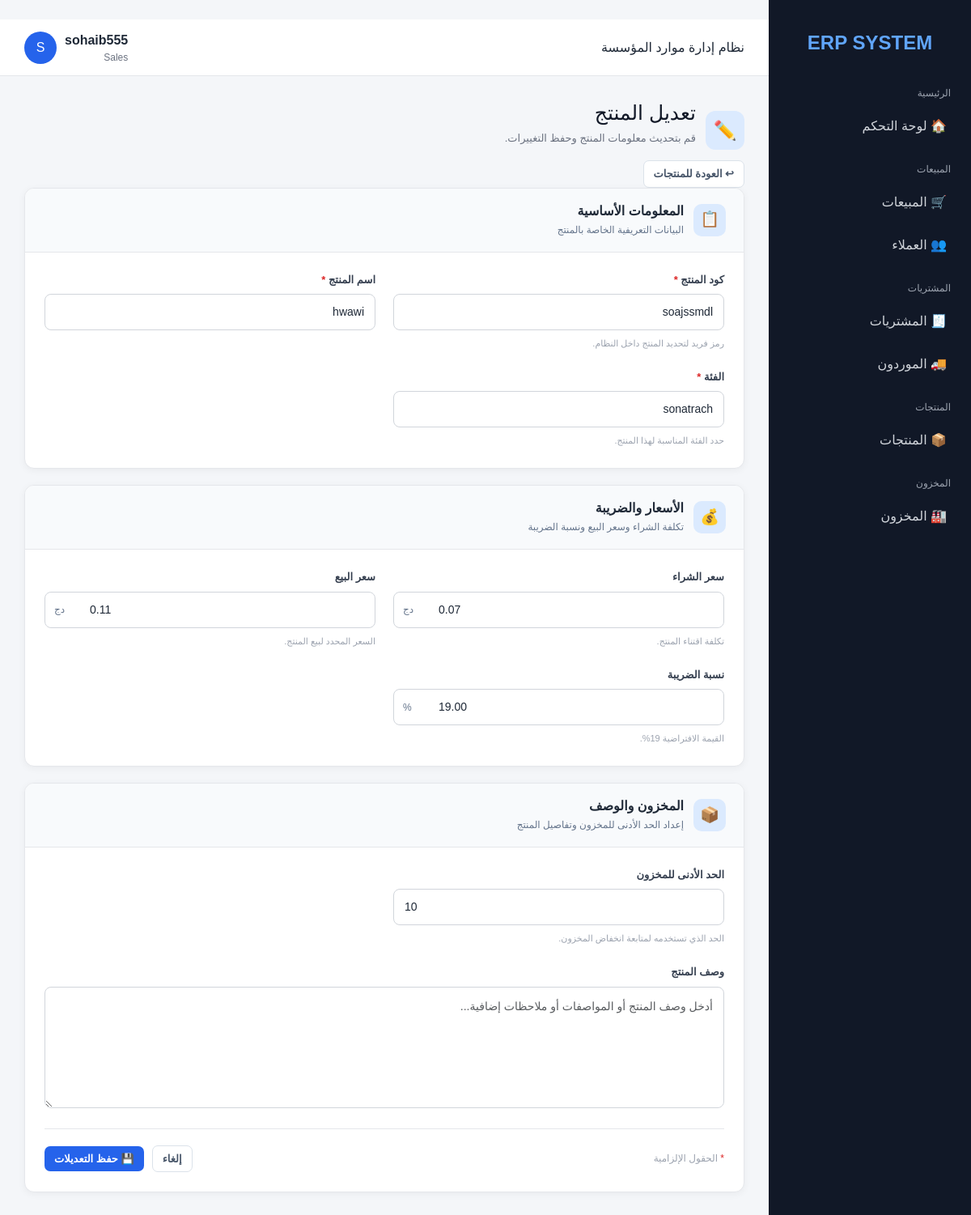
The page /products/1/edit/ (signed in) on the database its author committed.
### accounts/models.py (models this page shows, shortened)
class User(AbstractUser):
    class Role(models.TextChoices):
        ADMIN = "ADMIN", "Administrator"
        MANAGER = "MANAGER", "Manager"
        ACCOUNTANT = "ACCOUNTANT", "Accountant"
        SALES = "SALES", "Sales"
        WAREHOUSE = "WAREHOUSE", "Warehouse"
    role = models.CharField(
        max_length=20,
        choices=Role.choices,
        default=Role.SALES,
    )
    phone = models.CharField(
        max_length=30,
        blank=True,
    )

### products/models.py (models this page shows, shortened)
class Product(models.Model):
    code = models.CharField(
        max_length=50,
        unique=True,
        verbose_name="كود المنتج"
    )
    name = models.CharField(
        max_length=200,
        verbose_name="اسم المنتج"
    )
    category = models.ForeignKey(
        Category,
        on_delete=models.PROTECT,
        related_name="products",
        verbose_name="الفئة"
    )
    description = models.TextField(
        blank=True,
        verbose_name="الوصف"
    )
    purchase_price = models.DecimalField(
        max_digits=12,
        decimal_places=2,
        default=0,
        verbose_name="سعر الشراء"
    )
    selling_price = models.DecimalField(
        max_digits=12,
        decimal_places=2,
        default=0,
        verbose_name="سعر البيع"
    )
    tax_rate = models.DecimalField(
        max_digits=5,
        decimal_places=2,
        default=19,
        verbose_name="نسبة الضريبة %"
    )
    minimum_stock = models.PositiveIntegerField(
        default=5,
        verbose_name="الحد الأدنى للمخزون"
    )
    is_active = models.BooleanField(
        default=True,
        verbose_name="نشط"
    )
    created_at = models.DateTimeField(
        auto_now_add=True
    )
    updated_at = models.DateTimeField(
        auto_now=True
    )
    stock_quantity = models.PositiveIntegerField(
    default=0,
    verbose_name="الكمية المتوفرة")
    class Meta:
        verbose_name = "منتج"
        verbose_name_plural = "المنتجات"
        ordering = ["name"]

class Category(models.Model):
    name = models.CharField(
        max_length=100,
        unique=True,
        verbose_name="اسم الفئة"
    )
    description = models.TextField(
        blank=True,
        verbose_name="الوصف"
    )
    is_active = models.BooleanField(
        default=True,
        verbose_name="نشطة"
    )
    created_at = models.DateTimeField(
        auto_now_add=True
    )
    updated_at = models.DateTimeField(
        auto_now=True
    )
    class Meta:
        verbose_name = "فئة"
        verbose_name_plural = "الفئات"
        ordering = ["name"]

### products/views.py (the view, shortened to what this page needs)
# urls.py: path("<int:pk>/edit/", views.product_edit, name="edit"),
@login_required
@permission_required(
    "products.change_product",
    raise_exception=True,
)
@require_http_methods(["GET", "POST"])
def product_edit(request, pk):
    product = get_object_or_404(Product, pk=pk)
    categories = Category.objects.filter(is_active=True)
    return render(
        request,
        "products/form.html",
        {
            "product": product,
            "categories": categories,
        },
    )

### templates/products/form.html (shortened to what this page needs)
{% extends "base.html" %}
{% block content %}
<div class="product-page">
    <div class="page-header">
        <div class="page-title">
            <div class="title-icon">
                {% if product %}✏️{% else %}📦{% endif %}
            </div>
            <div>
                <h1>
                    {% if product %}
                        تعديل المنتج
                    {% else %}
                        إضافة منتج جديد
                    {% endif %}
                </h1>
                <p class="page-subtitle">
                    {% if product %}
                        قم بتحديث معلومات المنتج وحفظ التغييرات.
                    {% else %}
                        أدخل المعلومات اللازمة لإضافة المنتج إلى نظام المخزون.
                    {% endif %}
                </p>
            </div>
        </div>
        <a href="{% url 'products:list' %}" class="btn btn-light">
            ↩ العودة للمنتجات
        </a>
    </div>
    <form method="post">
        <div class="card form-section">
            <div class="section-header">
                <div class="section-icon">📋</div>
                <div>
                    <h2>المعلومات الأساسية</h2>
                    <p>البيانات التعريفية الخاصة بالمنتج</p>
                </div>
            </div>
            <div class="section-body">
                <div class="form-grid">
                    <div class="form-field">
                        <label for="product-code">
                            كود المنتج <span class="required">*</span>
                        </label>
                        <input
                            id="product-code"
                            class="form-control"
                            type="text"
                            name="code"
                            value="{{ product.code|default:'' }}"
                            placeholder="مثال: PRD-001"
                            autocomplete="off"
                            required
                        >
                        <span class="field-help">
                            رمز فريد لتحديد المنتج داخل النظام.
                        </span>
                    </div>
                    <div class="form-field">
                        <label for="product-name">
                            اسم المنتج <span class="required">*</span>
                        </label>
                        <input
                            id="product-name"
                            class="form-control"
                            type="text"
                            name="name"
                            value="{{ product.name|default:'' }}"
                            placeholder="أدخل اسم المنتج"
                            required
                        >
                    </div>
                    <div class="form-field">
                        <label for="product-category">
                            الفئة <span class="required">*</span>
                        </label>
                        <select
                            id="product-category"
                            class="form-control"
                            name="category"
                            required
                        >
                            {% for category in categories %}
                                <option
                                    value="{{ category.id }}"
                                    {% if product.category_id == category.id %}selected{% endif %}
                                >
                                    {{ category.name }}
                                </option>
                            {% endfor %}
                        </select>
                        <span class="field-help">
                            حدد الفئة المناسبة لهذا المنتج.
                        </span>
                    </div>
                </div>
            </div>
        </div>
        <div class="card form-section">
            <div class="section-header">
                <div class="section-icon">💰</div>
                <div>
                    <h2>الأسعار والضريبة</h2>
                    <p>تكلفة الشراء وسعر البيع ونسبة الضريبة</p>
                </div>
            </div>
            <div class="section-body">
                <div class="form-grid">
                    <div class="form-field">
                        <label for="purchase-price">سعر الشراء</label>
                        <div class="price-input">
                            <input
                                id="purchase-price"
                                class="form-control"
                                type="number"
                                step="0.01"
                                min="0"
                                name="purchase_price"
                                value="{{ product.purchase_price|default:'0' }}"
                                placeholder="0.00"
                            >
                            <span class="price-unit">دج</span>
                        </div>
                        <span class="field-help">
                            تكلفة اقتناء المنتج.
                        </span>
                    </div>
                    <div class="form-field">
                        <label for="selling-price">سعر البيع</label>
                        <div class="price-input">
                            <input
                                id="selling-price"
                                class="form-control"
                                type="number"
                                step="0.01"
                                min="0"
                                name="selling_price"
                                value="{{ product.selling_price|default:'0' }}"
                                placeholder="0.00"
                            >
                            <span class="price-unit">دج</span>
                        </div>
                        <span class="field-help">
                            السعر المحدد لبيع المنتج.
                        </span>
                    </div>
                    <div class="form-field">
                        <label for="tax-rate">نسبة الضريبة</label>
                        <div class="price-input">
                            <input
                                id="tax-rate"
                                class="form-control"
                                type="number"
                                step="0.01"
                                min="0"
                                max="100"
                                name="tax_rate"
                                value="{{ product.tax_rate|default:'19' }}"
                                placeholder="19"
                            >
                            <span class="price-unit">%</span>
                        </div>
                        <span class="field-help">
                            القيمة الافتراضية 19%.
                        </span>
                    </div>
                </div>
            </div>
        </div>
        <div class="card form-section">
            <div class="section-header">
                <div class="section-icon">📦</div>
                <div>
                    <h2>المخزون والوصف</h2>
                    <p>إعداد الحد الأدنى للمخزون وتفاصيل المنتج</p>
                </div>
            </div>
            <div class="section-body">
                <div class="form-grid">
                    <div class="form-field">
                        <label for="minimum-stock">
                            الحد الأدنى للمخزون
                        </label>
                        <input
                            id="minimum-stock"
                            class="form-control"
                            type="number"
                            min="0"
                            step="1"
                            name="minimum_stock"
                            value="{{ product.minimum_stock|default:'5' }}"
                            placeholder="5"
                        >
                        <span class="field-help">
                            الحد الذي تستخدمه لمتابعة انخفاض المخزون.
                        </span>
                    </div>
                    <div class="form-field full-width">
                        <label for="product-description">وصف المنتج</label>
                        <textarea
                            id="product-description"
                            class="form-control"
                            name="description"
                            rows="5"
                            placeholder="أدخل وصف المنتج أو المواصفات أو ملاحظات إضافية..."
                        >{{ product.description|default:'' }}</textarea>
                    </div>
                </div>
                <div class="form-actions">
                    <span class="form-note">
                        <span class="required">*</span>
                        الحقول الإلزامية
                    </span>
                    <div class="actions-right">
                        <a
                            href="{% url 'products:list' %}"
                            class="btn btn-light"
                        >
                            إلغاء
                        </a>
                        <button type="submit" class="btn btn-save">
                            💾
                            {% if product %}
                                حفظ التعديلات
                            {% else %}
                                حفظ المنتج
                            {% endif %}
                        </button>
                    </div>
                </div>
            </div>
        </div>
    </form>
</div>
{% endblock %}

### templates/base.html (shortened to what this page needs)
<!DOCTYPE html>
<html lang="ar" dir="rtl">
<head>
    <link
        href="https://cdn.jsdelivr.net/npm/bootstrap@5.3.3/dist/css/bootstrap.rtl.min.css"
        rel="stylesheet">
</head>
<body>
<div class="layout">
    <aside class="sidebar">
        <div class="logo">
            ERP SYSTEM
        </div>
        <div class="menu">
            <div class="menu-title">الرئيسية</div>
            <a href="/">🏠 لوحة التحكم</a>
            {% if request.user.role == "ADMIN" or request.user.role == "MANAGER" or perms.sales.view_sale %}
                <div class="menu-title">المبيعات</div>
                <a href="/sales/">🛒 المبيعات</a>
            {% endif %}
            {% if request.user.role == "ADMIN" or request.user.role == "MANAGER" or perms.customers.view_customer %}
                <a href="/customers/">👥 العملاء</a>
            {% endif %}
            {% if request.user.role == "ADMIN" or request.user.role == "MANAGER" or perms.purchases.view_purchase %}
                <div class="menu-title">المشتريات</div>
                <a href="/purchases/">🧾 المشتريات</a>
            {% endif %}
            {% if request.user.role == "ADMIN" or request.user.role == "MANAGER" or perms.suppliers.view_supplier %}
                <a href="/suppliers/">🚚 الموردون</a>
            {% endif %}
            {% if request.user.role == "ADMIN" or request.user.role == "MANAGER" or perms.products.view_product %}
                <div class="menu-title">المنتجات</div>
                <a href="/products/">📦 المنتجات</a>
            {% endif %}
            {% if request.user.role == "ADMIN" or request.user.role == "MANAGER" or perms.inventory.view_stock %}
                <div class="menu-title">المخزون</div>
                <a href="/inventory/">🏭 المخزون</a>
            {% endif %}
        </div>
    </aside>
    <main class="main">
        <header class="topbar">
            <div>
                نظام إدارة موارد المؤسسة
            </div>
            <div class="user">
                {% if request.user.is_authenticated %}
                    <div>
                        <strong>{{ request.user.username }}</strong>
                        <div style="font-size: 12px; color: #6b7280;">
                            {{ request.user.get_role_display }}
                        </div>
                    </div>
                    <div class="avatar">
                        {{ request.user.username|first|upper }}
                    </div>
                {% endif %}
            </div>
        </header>
        <section class="content">
            {% block content %}
            {% endblock %}
        </section>
    </main>
</div>
</body>
</html>

### rows shown on the page
User: user.username "sohaib555", user.role "Sales", user.username|first "S"
Product: code "soajssmdl", name "hwawi", category "sonatrach", purchase_price "0.07", selling_price "0.11", tax_rate "19.00", minimum_stock "10"
